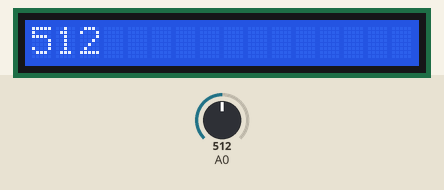
Simulated run of this sketch. Board: Arduino Uno, built with avr-gcc and run on an emulated ATmega328P. Parts: 16×1 character LCD. Inputs (shaded band) come from the test bench; at power-on: A0 = 512.

Above: at 6.2 s.
6.3 s: A0 set to 716
At 8.0 s:
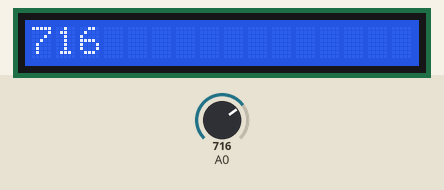
9.4 s: A0 set to 900
At 11.2 s:
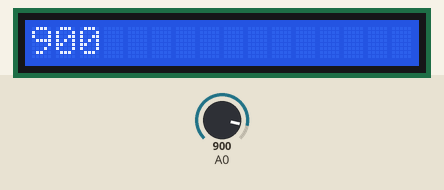
11.8 s: A0 set to 1023
At 13.3 s:
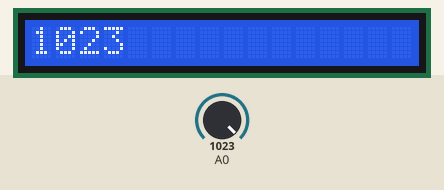
Timing chart, 0 to 14.8 s (numbered marks = the images above; inputs shaded):
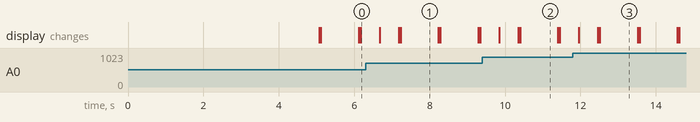

Measured:
- after the input at 6.3 s, the display: changes after 0.38 s (image 1)
- after the input at 9.4 s, the display: changes after 0.45 s (image 2)
- after the input at 11.8 s, the display: changes after 0.16 s (image 3)
- what the display in image 1 shows lasts 1.0 s, from 7.2 s to 8.2 s

The sketch:

Ivan5VLCDVoltageMeter.ino
```cpp
// include the library code:
#include <LiquidCrystal.h>

// initialize the library with the numbers of the interface pins
LiquidCrystal lcd(12, 11, 5,4,3,2);
int sensorValue;

void setup() {
  //Serial.begin(9600);
  // set up the LCD's number of columns and rows:
  lcd.begin(16, 1);
  // Print a message to the LCD.
  lcd.print("5V Voltage Meter!");
  lcd.display();
  delay(5000);
}

void loop() {
  // Turn off the display:
  lcd.noDisplay();
  lcd.clear();
  delay(50);
  lcd.print(analogRead(A0));
  lcd.display();
  delay(500);
  lcd.clear();
  sensorValue = analogRead(A0);
  lcd.print(sensorValue);
  lcd.display();
  delay(500);
}
```
